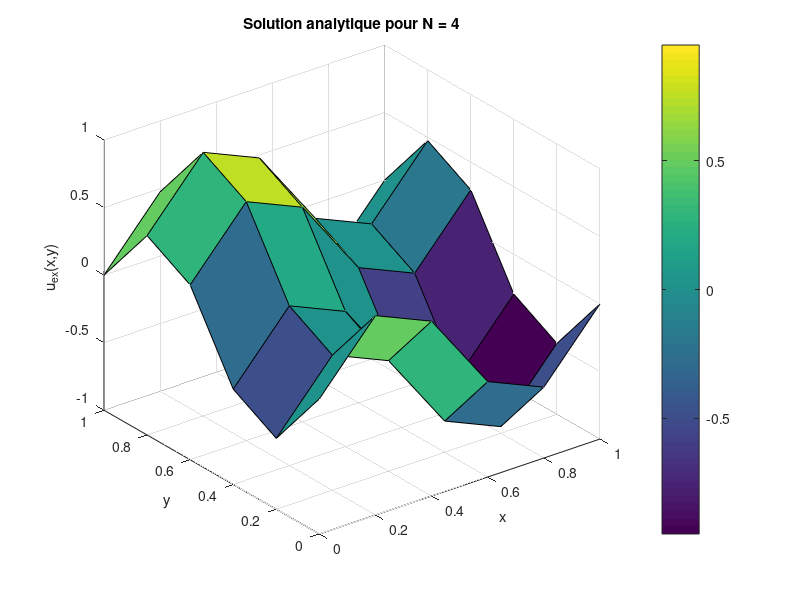
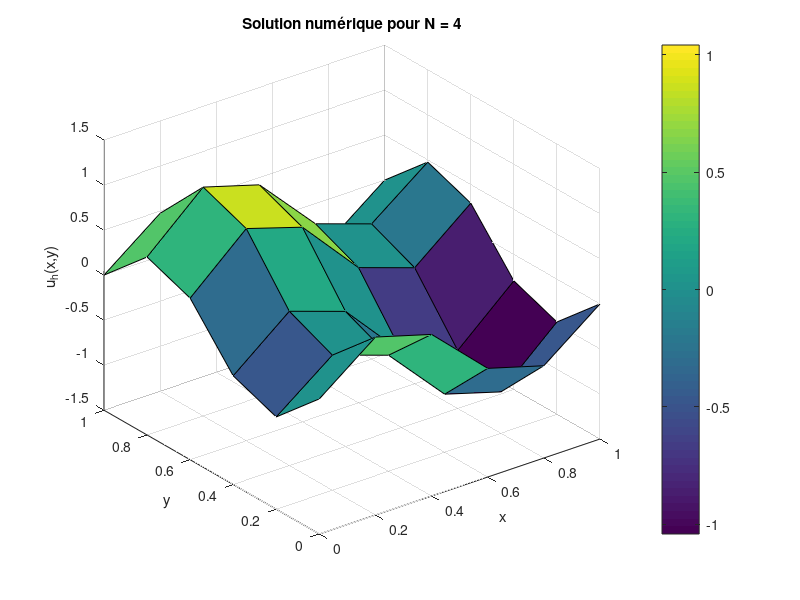
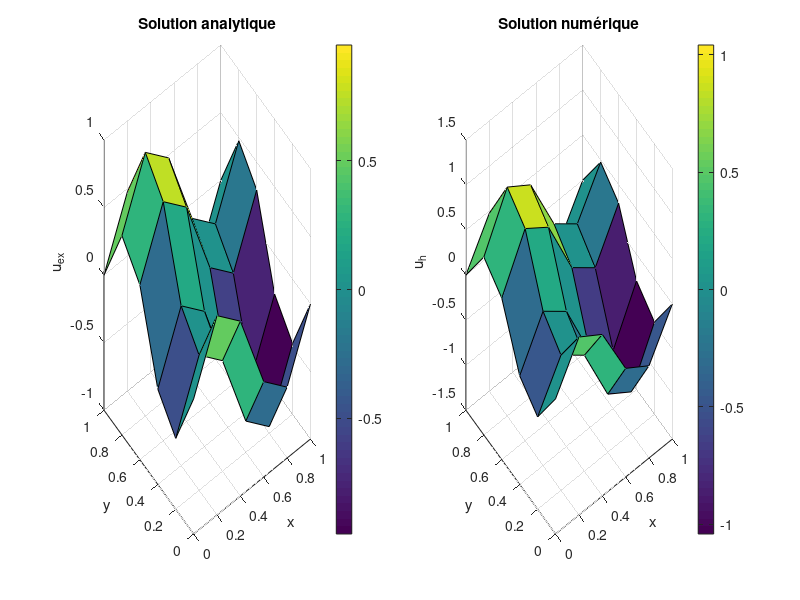

Here is the MATLAB script that generated these plots, in order:
%% ============================================================
%  CAS N = 4
%  Visualisation de la solution analytique et numérique
% ============================================================

clear;
clc;
close all;


%% 1. Choix de N et du pas h

N = 4;

h = 1/(N+1);

disp('Valeur du pas h :');
disp(h);


%% 2. Définition de la solution exacte et du second membre

% Solution exacte lue sur l'énoncé :
% u(x,y) = cos(pi*(x+y)) * sin(pi*(x-y))

uexact = @(x,y) cos(pi*(x+y)) .* sin(pi*(x-y));

% Comme -Delta u = f, on a :
% f(x,y) = 2*pi^2*( sin(2*pi*x) - sin(2*pi*y) )

f = @(x,y) 2*pi^2 * ( sin(2*pi*x) - sin(2*pi*y) );


%% 3. Construction des points intérieurs

% Pour N = 4 :
% x_int = [0.2 0.4 0.6 0.8]
% y_int = [0.2 0.4 0.6 0.8]

x_int = h:h:1-h;
y_int = h:h:1-h;

disp('Points interieurs en x :');
disp(x_int);

disp('Points interieurs en y :');
disp(y_int);


%% 4. Maillage intérieur avec ndgrid

% X_int(i,j) contient la coordonnée x du point intérieur (i,j)
% Y_int(i,j) contient la coordonnée y du point intérieur (i,j)

[X_int, Y_int] = ndgrid(x_int, y_int);


%% 5. Construction de la matrice A

% La matrice A correspond au schéma :
%
% 4u(i,j) - u(i-1,j) - u(i+1,j) - u(i,j-1) - u(i,j+1)
% = h^2 f(x_i,y_j)

e = ones(N,1);

% Matrice tridiagonale T
T = spdiags([-e 4*e -e], [-1 0 1], N, N);

% Matrice identité
I = speye(N);

% Matrice de couplage entre les lignes du maillage
B = spdiags([-e -e], [-1 1], N, N);

% Matrice globale A
A = kron(speye(N), T) + kron(B, I);


%% 6. Construction du second membre b

% On prépare d'abord une matrice F de taille N x N
% Elle contiendra h^2*f(x_i,y_j) plus les contributions des bords.

F = zeros(N,N);

for j = 1:N
    for i = 1:N
        
        x = X_int(i,j);
        y = Y_int(i,j);
        
        % Terme principal h^2*f(x_i,y_j)
        F(i,j) = h^2 * f(x,y);
        
        
        % Contribution du bord gauche : x = 0
        if i == 1
            F(i,j) = F(i,j) + uexact(0,y);
        end
        
        % Contribution du bord droit : x = 1
        if i == N
            F(i,j) = F(i,j) + uexact(1,y);
        end
        
        % Contribution du bord inférieur : y = 0
        if j == 1
            F(i,j) = F(i,j) + uexact(x,0);
        end
        
        % Contribution du bord supérieur : y = 1
        if j == N
            F(i,j) = F(i,j) + uexact(x,1);
        end
        
    end
end


%% 7. Transformation de F en vecteur b

% Le vecteur b doit être rangé dans le même ordre que les inconnues U.
%
% On choisit l'ordre :
% U = [u(1,1), u(2,1), u(3,1), u(4,1),
%      u(1,2), u(2,2), ..., u(4,4)]^T

b = zeros(N*N,1);

k = 1;

for j = 1:N
    for i = 1:N
        
        b(k) = F(i,j);
        
        k = k + 1;
        
    end
end


%% 8. Résolution du système linéaire

U = A\b;

disp('Vecteur solution numerique U :');
disp(U);


%% 9. Construction du maillage complet avec les bords

% Pour N = 4 :
% x_full = [0 0.2 0.4 0.6 0.8 1]
% y_full = [0 0.2 0.4 0.6 0.8 1]

x_full = 0:h:1;
y_full = 0:h:1;

[X_full, Y_full] = ndgrid(x_full, y_full);


%% 10. Calcul de la solution exacte sur tout le domaine

U_exact_full = zeros(N+2, N+2);

for j = 1:N+2
    for i = 1:N+2
        
        x = X_full(i,j);
        y = Y_full(i,j);
        
        U_exact_full(i,j) = uexact(x,y);
        
    end
end


%% 11. Construction de la solution numérique complète

% On commence par mettre la solution exacte partout.
% Cela permet de remplir correctement les bords.
% Ensuite, on remplacera seulement les points intérieurs par la solution numérique.

U_num_full = U_exact_full;


%% 12. Placement des valeurs numériques intérieures

k = 1;

for j = 1:N
    for i = 1:N
        
        % Dans la matrice complète :
        % l'indice 1 correspond au bord x=0 ou y=0.
        % Donc le point intérieur i devient i+1.
        
        ligne = i + 1;
        colonne = j + 1;
        
        U_num_full(ligne, colonne) = U(k);
        
        k = k + 1;
        
    end
end


%% 13. Affichage de la solution analytique

figure;

surf(X_full, Y_full, U_exact_full);

xlabel('x');
ylabel('y');
zlabel('u_{ex}(x,y)');

title('Solution analytique pour N = 4');

colorbar;
grid on;


%% 14. Affichage de la solution numérique

figure;

surf(X_full, Y_full, U_num_full);

xlabel('x');
ylabel('y');
zlabel('u_h(x,y)');

title('Solution numérique pour N = 4');

colorbar;
grid on;


%% 15. Comparaison côte à côte

figure;

subplot(1,2,1);

surf(X_full, Y_full, U_exact_full);

xlabel('x');
ylabel('y');
zlabel('u_{ex}');
title('Solution analytique');
colorbar;
grid on;


subplot(1,2,2);

surf(X_full, Y_full, U_num_full);

xlabel('x');
ylabel('y');
zlabel('u_h');
title('Solution numérique');
colorbar;
grid on;
